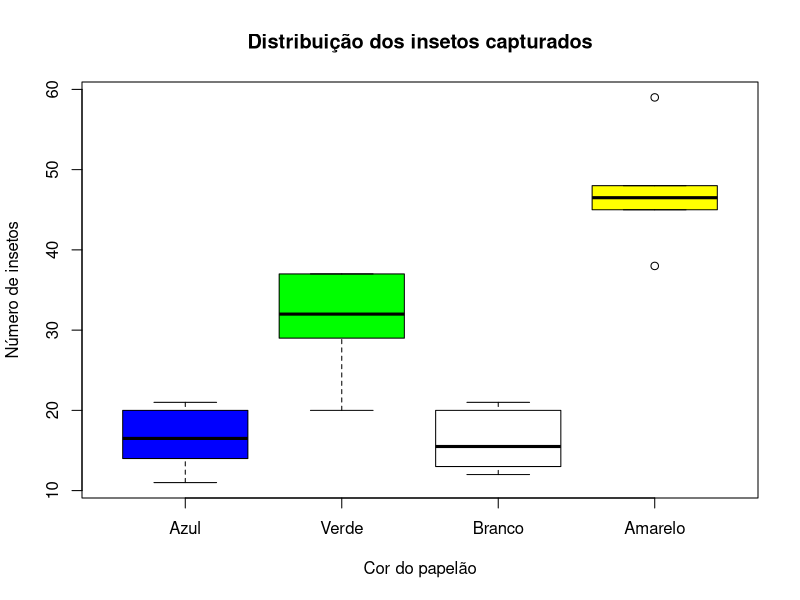
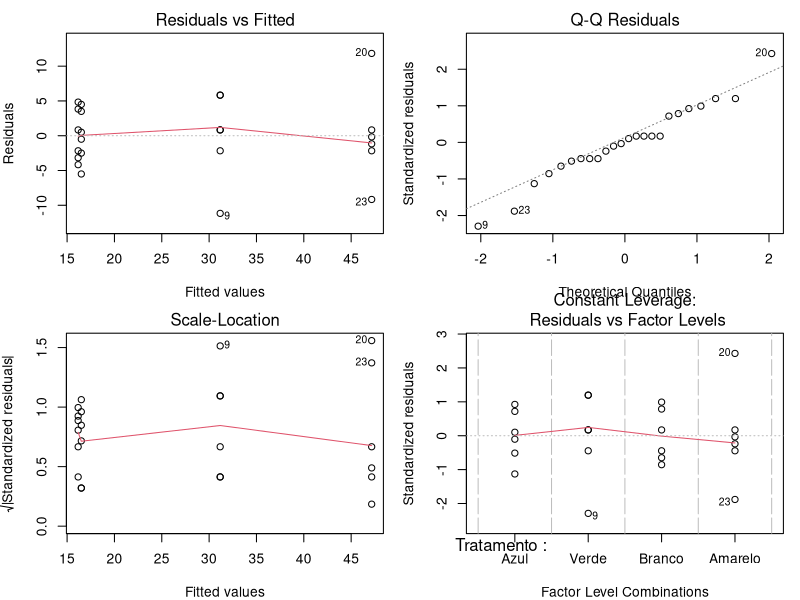
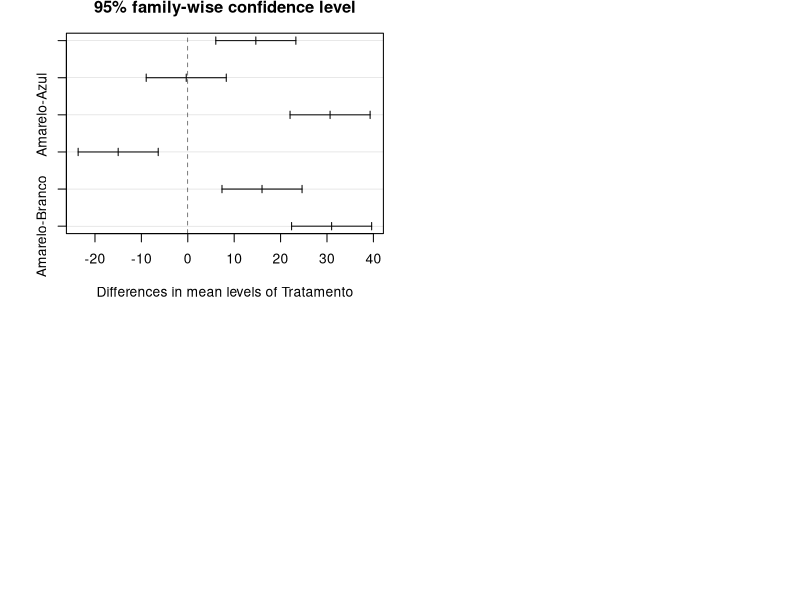

R code for these plots, in order:
## ---- chunk 1

clone_a <- c(13, 19, 31, 15, 20, 30, 22, 35, 18, 33)
clone_b <- c(31, 36, 39, 27, 26, 29, 45, 30, 28, 43)


dados <- data.frame(
  Produção = c(clone_a, clone_b),
  Clone = rep(c("A", "B"), each = 10)
)

## ---- chunk 2
teste_t <- t.test(clone_a, clone_b, var.equal = TRUE)
print(teste_t)

## ---- chunk 3
anova_result <- aov(Produção ~ Clone, data = dados)

summary(anova_result)

## ---- chunk 4
t_squared <- teste_t$statistic^2

f_value <- summary(anova_result)[[1]]["Clone", "F value"]

cat("t^2 =", t_squared, "\nF =", f_value, "\n")

## ---- chunk 5
set.seed(123)
tratamentos <- c("Azul", "Verde", "Branco", "Amarelo")
repeticoes <- 6

croqui <- replicate(repeticoes, sample(tratamentos))
rownames(croqui) <- paste("Posição", 1:4)
colnames(croqui) <- paste("Repetição", 1:6)

print(croqui)
## ---- chunk 6
dados <- data.frame(
  Azul = c(16, 11, 20, 21, 14, 17),
  Verde = c(37, 32, 20, 29, 37, 32),
  Branco = c(21, 12, 14, 17, 13, 20),
  Amarelo = c(45, 59, 48, 46, 38, 47)
)

summary(dados)
apply(dados, 2, sd)

boxplot(dados, main = "Distribuição dos insetos capturados", 
        xlab = "Cor do papelão", ylab = "Número de insetos",
        col = c("blue", "green", "white", "yellow"))
## ---- chunk 7
dados_long <- stack(dados)
colnames(dados_long) <- c("Insetos", "Tratamento")

anova_result <- aov(Insetos ~ Tratamento, data = dados_long)
summary(anova_result)

## ---- chunk 8
par(mfrow = c(2, 2), mar = c(4, 4, 2, 1))
plot(anova_result)
 
## ---- chunk 9
bartlett.test(Insetos ~ Tratamento, data = dados_long)

library(car)
leveneTest(Insetos ~ Tratamento, data = dados_long)

## ---- chunk 10
shapiro.test(residuals(anova_result))
## ---- chunk 11
tukey_result <- TukeyHSD(anova_result)
print(tukey_result)

plot(tukey_result)
